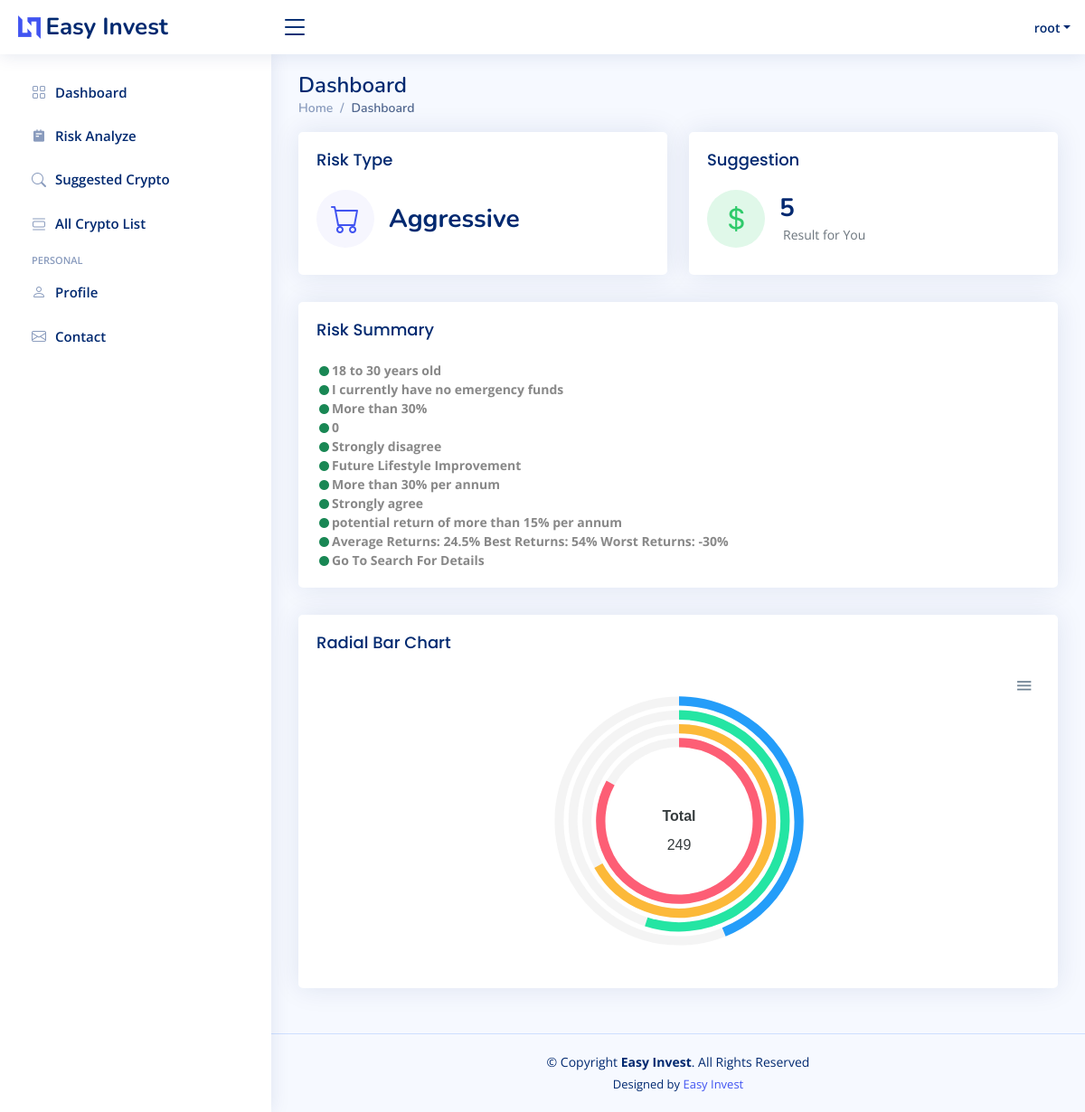
/ (signed in), run on the app's committed database.
### tables this page shows
CREATE TABLE `risk_data` (
  `risk_id` varchar(50) NOT NULL,
  `myusername` varchar(50) NOT NULL,
  `risk_str` varchar(50) NOT NULL,
  `risk_status` int(20) NOT NULL,
  `risk_profile` text NOT NULL
);

### inc/config.php (called while the page is built, shortened)
<?php
		$tb_risk = "risk_data";
?>

### index.php (the view, shortened to what this page needs)
<?php
require_once('inc/config.php');
$riskSummary = array();
$val = array();
$myusername = $_SESSION['username'];
$sql = "SELECT * FROM $tb_risk WHERE myusername = '$myusername'";
$res = mysqli_query($con, $sql);
if ($res) {
  $val = mysqli_fetch_assoc($res);
  $riskProfileStr = $val['risk_profile'];
  $riskSummary = explode('`', $riskProfileStr);
}
?>
<!DOCTYPE html>
<html lang="en">
<head>
  <?php require_once('page/head.php'); ?>
</head>
<body>
  <?php require_once('page/header.php'); ?>
  <?php require_once('page/sidebar.php'); ?>
  <main id="main" class="main">
    <div class="pagetitle">
      <h1>Dashboard</h1>
      <nav>
        <ol class="breadcrumb">
          <li class="breadcrumb-item"><a href="index.html">Home</a></li>
          <li class="breadcrumb-item active">Dashboard</li>
        </ol>
      </nav>
    </div>
    <section class="section dashboard">
      <div class="row">
        <div class="col-12">
          <div class="row">
            <div class="col-6">
              <div class="card info-card sales-card">
                <div class="card-body">
                  <h5 class="card-title">Risk Type</h5>
                  <div class="d-flex align-items-center">
                    <div class="card-icon rounded-circle d-flex align-items-center justify-content-center">
                      <i class="bi bi-cart"></i>
                    </div>
                    <div class="ps-3">
                      <h6><?php echo $val['risk_str']; ?></h6>
                    </div>
                  </div>
                </div>
              </div>
            </div>
            <div class="col-6">
              <div class="card info-card revenue-card">
                <div class="card-body">
                  <h5 class="card-title">Suggestion</h5>
                  <div class="d-flex align-items-center">
                    <div class="card-icon rounded-circle d-flex align-items-center justify-content-center">
                      <i class="bi bi-currency-dollar"></i>
                    </div>
                    <div class="ps-3">
                      <h6><?php echo $val['risk_status']; ?></h6>
                      <span class="text-muted small pt-2 ps-1">Result for You</span>
                    </div>
                  </div>
                </div>
              </div>
            </div>
            <div class="col-12">
              <div class="card">
                <div class="card-body">
                  <h5 class="card-title">Risk Summary</h5>
                  <div class="activity">
                    <div class="activity-item d-flex">
                      <i class='bi bi-circle-fill activity-badge text-success align-self-start'></i>
                      <div class="activite-label fw-bold"><?php echo $riskSummary[0]; ?></div>
                    </div>
                    <div class="activity-item d-flex">
                      <i class='bi bi-circle-fill activity-badge text-success align-self-start'></i>
                      <div class="activite-label fw-bold"><?php echo $riskSummary[1]; ?></div>
                    </div>
                    <div class="activity-item d-flex">
                      <i class='bi bi-circle-fill activity-badge text-success align-self-start'></i>
                      <div class="activite-label fw-bold"><?php echo $riskSummary[2]; ?></div>
                    </div>
                    <div class="activity-item d-flex">
                      <i class='bi bi-circle-fill activity-badge text-success align-self-start'></i>
                      <div class="activite-label fw-bold"> <?php echo $riskSummary[3]; ?></div>
                    </div>
                    <div class="activity-item d-flex">
                      <i class='bi bi-circle-fill activity-badge text-success align-self-start'></i>
                      <div class="activite-label fw-bold"><?php echo $riskSummary[4]; ?></div>
                    </div>
                    <div class="activity-item d-flex">
                      <i class='bi bi-circle-fill activity-badge text-success align-self-start'></i>
                      <div class="activite-label fw-bold"><?php echo $riskSummary[5]; ?></div>
                    </div>
                    <div class="activity-item d-flex">
                      <i class='bi bi-circle-fill activity-badge text-success align-self-start'></i>
                      <div class="activite-label fw-bold"><?php echo $riskSummary[6]; ?></div>
                    </div>
                    <div class="activity-item d-flex">
                      <i class='bi bi-circle-fill activity-badge text-success align-self-start'></i>
                      <div class="activite-label fw-bold"><?php echo $riskSummary[7]; ?></div>
                    </div>
                    <div class="activity-item d-flex">
                      <i class='bi bi-circle-fill activity-badge text-success align-self-start'></i>
                      <div class="activite-label fw-bold"><?php echo $riskSummary[8]; ?></div>
                    </div>
                    <div class="activity-item d-flex">
                      <i class='bi bi-circle-fill activity-badge text-success align-self-start'></i>
                      <div class="activite-label fw-bold text-wrap"><?php echo $riskSummary[9]; ?></div>
                    </div>
                    <div class="activity-item d-flex">
                      <i class='bi bi-circle-fill activity-badge text-success align-self-start'></i>
                      <div class="activite-label fw-bold text-wrap">Go To Search For Details</div>
                    </div>
                  </div>
                </div>
              </div>
            </div>
          </div>
        </div>
        <div class="col-12">
          <div class="card">
            <div class="card-body">
              <h5 class="card-title">Radial Bar Chart</h5>
              <div id="radialBarChart"></div>
            </div>
          </div>
        </div>
      </div>
    </section>
  </main>
  <?php require_once('page/footer.php'); ?>
</body>
</html>

### page/head.php (shortened to what this page needs)
<link href="assets/vendor/bootstrap/css/bootstrap.min.css" rel="stylesheet">
<link href="assets/vendor/bootstrap-icons/bootstrap-icons.css" rel="stylesheet">
<link href="assets/vendor/boxicons/css/boxicons.min.css" rel="stylesheet">
<link href="assets/vendor/quill/quill.snow.css" rel="stylesheet">
<link href="assets/vendor/quill/quill.bubble.css" rel="stylesheet">
<link href="assets/vendor/remixicon/remixicon.css" rel="stylesheet">
<link href="assets/vendor/simple-datatables/style.css" rel="stylesheet">
<link href="assets/css/style.css" rel="stylesheet">
<link rel="stylesheet" href="inc/main.css">

### page/header.php (shortened to what this page needs)
<header id="header" class="header fixed-top d-flex align-items-center">
    <div class="d-flex align-items-center justify-content-between">
      <a href="home.php" class="logo d-flex align-items-center">
        <img src="assets/img/logo.png" alt="">
        <span class="d-none d-lg-block">Easy Invest</span>
      </a>
      <i class="bi bi-list toggle-sidebar-btn"></i>
    </div>
    <nav class="header-nav ms-auto">
      <ul class="d-flex align-items-center">
        <li class="nav-item dropdown pe-3">
          <a class="nav-link nav-profile d-flex align-items-center pe-0" href="#" data-bs-toggle="dropdown">
            <span class="d-none d-md-block dropdown-toggle ps-2"><?php echo $_SESSION['username']; ?></span>
          </a>
        </li>
      </ul>
    </nav>
  </header>

### page/sidebar.php
<aside id="sidebar" class="sidebar">
    <ul class="sidebar-nav" id="sidebar-nav">
      <li class="nav-item">
        <a class="nav-link collapsed" href="home.php">
          <i class="bi bi-grid"></i>
          <span>Dashboard</span>
        </a>
      </li>
      <li class="nav-item">
        <a class="nav-link collapsed" href="risk-analyze.php">
          <i class="bx bxs-notepad"></i>
          <span>Risk Analyze</span>
        </a>
      </li>
      <li class="nav-item">
        <a class="nav-link collapsed" href="search.php">
          <i class="bi bi-search"></i>
          <span>Suggested Crypto</span>
        </a>
      </li>
      <li class="nav-item">
        <a class="nav-link collapsed" href="crypto_list.php">
          <i class="bi bi-view-list"></i>
          <span>All Crypto List</span>
        </a>
      </li>
      <li class="nav-heading">Personal</li>
      <li class="nav-item">
        <a class="nav-link collapsed" href="profile.php">
          <i class="bi bi-person"></i>
          <span>Profile</span>
        </a>
      </li>
      <li class="nav-item">
        <a class="nav-link collapsed" href="contact.php">
          <i class="bi bi-envelope"></i>
          <span>Contact</span>
        </a>
      </li>
    </ul>
  </aside>

### page/footer.php
<footer id="footer" class="footer">
    <div class="copyright">
      &copy; Copyright <strong><span>Easy Invest</span></strong>. All Rights Reserved
    </div>
    <div class="credits">
     Designed by <a href="#">Easy Invest</a>
    </div>
</footer>

### assets/css/style.css (style rules this page uses)
:root { scroll-behavior: smooth; }
body { font-family: "Open Sans", sans-serif; background: #f6f9ff; color: #444444; }
a { color: #4154f1; text-decoration: none; }
h1, h2, h3, h4, h5, h6 { font-family: "Nunito", sans-serif; }
#main { margin-top: 60px; padding: 20px 30px; transition: all 0.3s; }
.pagetitle { margin-bottom: 10px; }
.pagetitle h1 { font-size: 24px; margin-bottom: 0; font-weight: 600; color: #012970; }
.card { margin-bottom: 30px; border: none; border-radius: 5px; box-shadow: 0px 0 30px rgba(1, 41, 112, 0.1); overflow: hidden; }
.card-title { padding: 20px 0 15px 0; font-size: 18px; font-weight: 500; color: #012970; font-family: "Poppins", sans-serif; }
.card-body { padding: 0 20px 20px 20px; }
.breadcrumb { font-size: 14px; font-family: "Nunito", sans-serif; color: #899bbd; font-weight: 600; }
.breadcrumb a { color: #899bbd; transition: 0.3s; }
.breadcrumb .breadcrumb-item::before { color: #899bbd; }
.breadcrumb .active { color: #51678f; font-weight: 600; }
.logo { line-height: 1; }
@media (min-width: 1200px) { .logo { width: 280px; } }
.logo img { max-height: 26px; margin-right: 6px; }
.logo span { font-size: 26px; font-weight: 700; color: #012970; font-family: "Nunito", sans-serif; }
.header { transition: all 0.5s; z-index: 997; height: 60px; box-shadow: 0px 2px 20px rgba(1, 41, 112, 0.1); background-color: #fff; padding-left: 20px; }
.header .toggle-sidebar-btn { font-size: 32px; padding-left: 10px; cursor: pointer; color: #012970; }
.header-nav ul { list-style: none; }
.header-nav > ul { margin: 0; padding: 0; }
.header-nav .nav-profile { color: #012970; }
.header-nav .nav-profile span { font-size: 14px; font-weight: 600; }
.sidebar { position: fixed; top: 60px; left: 0; bottom: 0; width: 300px; z-index: 996; transition: all 0.3s; padding: 20px; overflow-y: auto; scrollbar-width: thin; scrollbar-color: #aab7cf transparent; box-shadow: 0px 0px 20px rgba(1, 41, 112, 0.1); background-color: #fff; }
@media (min-width: 1200px) { #main, #footer { margin-left: 300px; } }
.sidebar-nav { padding: 0; margin: 0; list-style: none; }
.sidebar-nav li { padding: 0; margin: 0; list-style: none; }
.sidebar-nav .nav-item { margin-bottom: 5px; }
.sidebar-nav .nav-heading { font-size: 11px; text-transform: uppercase; color: #899bbd; font-weight: 600; margin: 10px 0 5px 15px; }
.sidebar-nav .nav-link { display: flex; align-items: center; font-size: 15px; font-weight: 600; color: #4154f1; transition: 0.3; background: #f6f9ff; padding: 10px 15px; border-radius: 4px; }
.sidebar-nav .nav-link i { font-size: 16px; margin-right: 10px; color: #4154f1; }
.sidebar-nav .nav-link.collapsed { color: #012970; background: #fff; }
.sidebar-nav .nav-link.collapsed i { color: #899bbd; }
.dashboard .info-card { padding-bottom: 10px; }
.dashboard .info-card h6 { font-size: 28px; color: #012970; font-weight: 700; margin: 0; padding: 0; }
.dashboard .card-icon { font-size: 32px; line-height: 0; width: 64px; height: 64px; flex-shrink: 0; flex-grow: 0; }
.dashboard .sales-card .card-icon { color: #4154f1; background: #f6f6fe; }
.dashboard .revenue-card .card-icon { color: #2eca6a; background: #e0f8e9; }
.dashboard .activity { font-size: 14px; }
.dashboard .activity .activity-item .activite-label { color: #888; position: relative; flex-shrink: 0; flex-grow: 0; min-width: 64px; }
.dashboard .activity .activity-item .activite-label::before { content: ""; position: absolute; right: -11px; width: 4px; top: 0; bottom: 0; background-color: #eceefe; }
.dashboard .activity .activity-item .activity-badge { margin-top: 3px; z-index: 1; font-size: 11px; line-height: 0; border-radius: 50%; flex-shrink: 0; border: 3px solid #fff; flex-grow: 0; }
.dashboard .activity .activity-item:first-child .activite-label::before { top: 5px; }
.footer { padding: 20px 0; font-size: 14px; transition: all 0.3s; border-top: 1px solid #cddfff; }
.footer .copyright { text-align: center; color: #012970; }
.footer .credits { padding-top: 5px; text-align: center; font-size: 13px; color: #012970; }

### inc/main.css (style rules this page uses)
.dashboard .activity .activity-item .activite-label::before { background-color: #fff; }
.dashboard .activity .activity-item .activite-label { max-width:60%; }

### data on the page
risk_data: risk_str "Aggressive", risk_status "5", risk_profile "18 to 30 years old", risk_profile "I currently have no emergency funds", risk_profile "More than 30%", risk_profile "0", risk_profile "Strongly disagree", risk_profile "Future Lifestyle Improvement", risk_profile "More than 30% per annum", risk_profile "Strongly agree", risk_profile "potential return of more than 15% per annum", risk_profile "Average Returns: 24.5% Best Returns: 54% Worst Returns: -30%"

### other printed values
$_SESSION['username'] "root"
